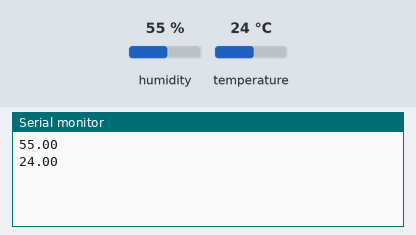
Recording of a sketch running on a simulated ESP8266 (NodeMCU). On the bench: the last lines printed to the serial monitor. The inputs (shaded band) are chosen by the test bench; at power-on: humidity 55 %, temperature 24 °C. WiFi joins after 1.5 s; servers stay silent unless stated.

Above: at 3.0 s.
3.1 s: humidity set to 22 %
At 4.4 s:
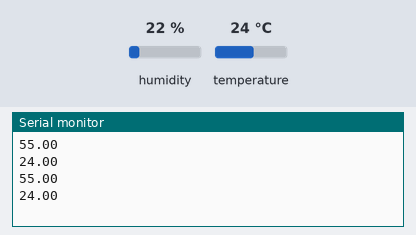
4.6 s: temperature set to 12 °C
At 6.0 s:
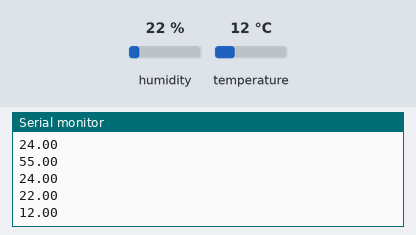
6.1 s: humidity set to 40 %
At 7.2 s:
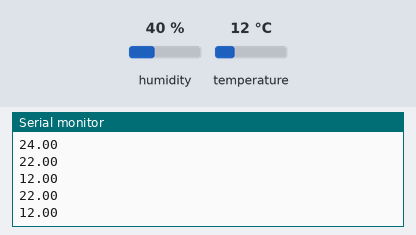
Timing chart, 0 to 9.1 s (numbered marks = the images above; inputs shaded):
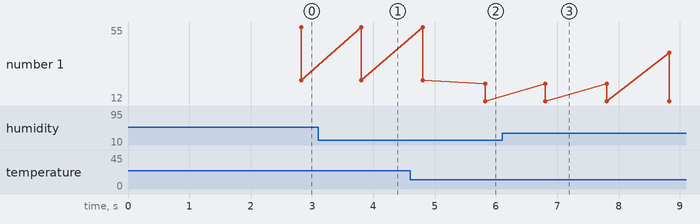

Measured:
- after the input at 4.6 s, the serial monitor: prints a new line after 1.2 s (image 2)
- plotted number 1: 24 → 12 after the input at 4.6 s

The sketch:

sketch_jun06b.ino
```cpp
#define BLYNK_TEMPLATE_ID "TMPL9nbbZ0fS"
#define BLYNK_DEVICE_NAME "far1"
#define BLYNK_AUTH_TOKEN "sXjxda4VCni-PxfeVYszVSzBn9cwW_cJ"
#define BLYNK_PRINT Serial


#include <ESP8266WiFi.h>
#include <BlynkSimpleEsp8266.h>
#include <DHT.h>

char auth[] = BLYNK_AUTH_TOKEN;

// Your WiFi credentials.
// Set password to "" for open networks.
char ssid[] = "NIHAJ_HOME";
char pass[] = "aeueyoaz@1";

#define DHTPIN 0          // D3

// Uncomment whatever type you're using!
#define DHTTYPE DHT11     // DHT 11
//#define DHTTYPE DHT22   // DHT 22, AM2302, AM2321
//#define DHTTYPE DHT21   // DHT 21, AM2301

DHT dht(DHTPIN, DHTTYPE);
BlynkTimer timer;

// This function sends Arduino's up time every second to Virtual Pin (5).
// In the app, Widget's reading frequency should be set to PUSH. This means
// that you define how often to send data to Blynk App.
void sendSensor()
{
  float h = dht.readHumidity();
  float t = dht.readTemperature(); // or dht.readTemperature(true) for Fahrenheit
Serial.println(h);
Serial.println(t);

  if (isnan(h) || isnan(t)) {
    Serial.println("Failed to read from DHT sensor!");
    return;
  }
  // You can send any value at any time.
  // Please don't send more that 10 values per second.
  Blynk.virtualWrite(V5, t);
  Blynk.virtualWrite(V6, h);
}

void setup()
{
  // Debug console
  Serial.begin(9600);

  Blynk.begin(auth, ssid, pass);
  // You can also specify server:
  //Blynk.begin(auth, ssid, pass, "blynk-cloud.com", 8442);
  //Blynk.begin(auth, ssid, pass, IPAddress(192,168,1,100), 8442);

  dht.begin();

  // Setup a function to be called every second
  timer.setInterval(1000L, sendSensor);
}

void loop()
{
  Blynk.run();
  timer.run();
}
```
